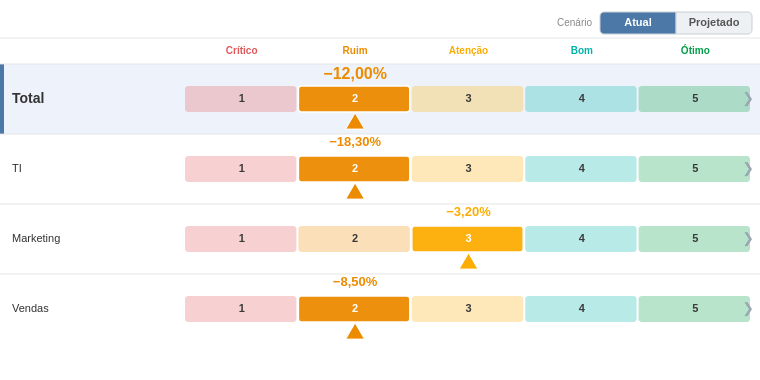

Vega-Lite specification stored for this chart:
### Vega specification from a JSON file in a GitHub repository (floating-point values rounded to 4 significant figures)
{"$schema": "https://vega.github.io/schema/vega/v6.json", "description": "PROTÓTIPO v3 (toggle Atual/Projetado; base projetada = PlanejadoAnual) — igual ao Deneb, com width/height e dataset fictício. Testar em vega.github.io/editor.", "width": 760, "height": 380, "autosize": {"type": "none", "resize": true, "contains": "padding"}, "padding": {"left": 0, "right": 0, "top": 8, "bottom": 8}, "signals": [{"name": "totalWidth", "update": "width"}, {"name": "containerH", "update": "height"}, {"name": "labelWidth", "value": 185}, {"name": "nameW", "update": "min(340, totalWidth * 0.45)"}, {"name": "barAreaWidth", "update": "totalWidth - labelWidth - 8"}, {"name": "segW", "update": "barAreaWidth / 5"}, {"name": "headerH", "value": 26}, {"name": "rowH", "value": 70}, {"name": "barH", "value": 26}, {"name": "barOffY", "value": 22}, {"name": "toolbarH", "value": 30}, {"name": "topPad", "update": "toolbarH + 46"}, {"name": "bottomPad", "value": 10}, {"name": "viewportH", "update": "max(60, containerH - topPad - bottomPad)"}, {"name": "nChild", "update": "data('children').length"}, {"name": "projRowH", "update": "nChild > 0 ? clamp(viewportH / nChild, 30, 44) : 42"}, {"name": "barHt", "update": "min(26, projRowH - 14)"}, {"name": "contentH", "update": "nChild * projRowH"}, {"name": "maxScroll", "update": "max(0, contentH - viewportH)"}, {"name": "thumbH", "update": "max(24, viewportH * (viewportH / max(contentH, 1)))"}, {"name": "chartPad", "value": 12}, {"name": "chartLeft", "update": "nameW + chartPad"}, {"name": "chartRight", "update": "totalWidth - 16"}, {"name": "centerX", "update": "(chartLeft + chartRight) / 2"}, {"name": "divMax", "update": "data('childExtent').length ? data('childExtent')[0].maxAbs : 1"}, {"name": "segW2", "value": 76}, {"name": "segProjX", "update": "totalWidth - 8 - segW2"}, {"name": "segAtualX", "update": "segProjX - segW2"}, {"name": "currentNode", "value": null, "on": [{"events": "@areaRow:click", "update": "datum.Nome"}, {"events": "@backBtn:click", "update": "null"}]}, {"name": "cenario", "value": "atual", "on": [{"events": "@segAtual:click", "update": "'atual'"}, {"events": "@segProj:click", "update": "'proj'"}]}, {"name": "scrollY", "value": 0, "on": [{"events": {"signal": "currentNode"}, "update": "0"}, {"events": {"signal": "nChild"}, "update": "0"}, {"events": {"signal": "cenario"}, "update": "0"}, {"events": {"type": "wheel", "consume": true, "filter": ["currentNode !== null"]}, "update": "clamp(scrollY + event.deltaY, 0, maxScroll)"}, {"events": "[@scrollThumb:pointerdown, window:pointerup] > window:pointermove", "update": "clamp(scrollY + event.movementY * (contentH / viewportH), 0, maxScroll)"}]}, {"name": "animMs", "value": 350}, {"name": "animStart", "value": 0, "on": [{"events": {"signal": "currentNode"}, "update": "now()"}, {"events": {"signal": "cenario"}, "update": "now()"}]}, {"name": "tRaw", "value": 1, "on": [{"events": {"type": "timer", "throttle": 20}, "update": "animStart > 0 ? min((now() - animStart) / animMs, 1) : 1"}]}, {"name": "tEase", "update": "tRaw * (2 - tRaw)"}], "data": [{"name": "dataset", "values": [{"Nome": "Total", "Pai": null, "Nivel": 1, "Ordem": 0, "Desvio": -12.0, "Nota": 2, "Planejado": 2160, "Realizado": 2420, "Projetado": 2300, "DesvioProj": 6.5, "NotaProj": 3, "PlanejadoAnual": 4400}, {"Nome": "TI", "Pai": "Total", "Nivel": 2, "Ordem": 1, "Desvio": -18.3, "Nota": 2, "Planejado": 1000, "Realizado": 1183, "Projetado": 1080, "DesvioProj": 8.0, "NotaProj": 3, "PlanejadoAnual": 2050}, {"Nome": "Marketing", "Pai": "Total", "Nivel": 2, "Ordem": 2, "Desvio": -3.2, "Nota": 3, "Planejado": 410, "Realizado": 423, "Projetado": 405, "DesvioProj": -1.2, "NotaProj": 4, "PlanejadoAnual": 820}, {"Nome": "Vendas", "Pai": "Total", "Nivel": 2, "Ordem": 3, "Desvio": -8.5, "Nota": 2, "Planejado": 750, "Realizado": 814, "Projetado": 835, "DesvioProj": 11.3, "NotaProj": 2, "PlanejadoAnual": 1530}, {"Nome": "Migração ERP Corporativo Global", "Pai": "TI", "Nivel": 3, "Ordem": 0, "Desvio": -28.0, "Nota": 1, "Planejado": 500, "Realizado": 640, "Projetado": 660, "PlanejadoAnual": 1000}, {"Nome": "Upgrade Wi-Fi", "Pai": "TI", "Nivel": 3, "Ordem": 0, "Desvio": -18.7, "Nota": 2, "Planejado": 80, "Realizado": 95, "Projetado": 98, "PlanejadoAnual": 165}, {"Nome": "Data Lake", "Pai": "TI", "Nivel": 3, "Ordem": 0, "Desvio": -10.0, "Nota": 2, "Planejado": 300, "Realizado": 330, "Projetado": 305, "PlanejadoAnual": 600}, {"Nome": "Helpdesk", "Pai": "TI", "Nivel": 3, "Ordem": 0, "Desvio": 18.3, "Nota": 4, "Planejado": 120, "Realizado": 98, "Projetado": 118, "PlanejadoAnual": 240}, {"Nome": "Portal do Colaborador", "Pai": "TI", "Nivel": 3, "Ordem": 0, "Desvio": null, "Nota": null, "Planejado": 220, "Realizado": null, "Projetado": 210, "PlanejadoAnual": 440}, {"Nome": "Segurança / SOC", "Pai": "TI", "Nivel": 3, "Ordem": 0, "Desvio": -7.0, "Nota": 3, "Planejado": 160, "Realizado": 171, "Projetado": 175, "PlanejadoAnual": 330}, {"Nome": "Backup & DR", "Pai": "TI", "Nivel": 3, "Ordem": 0, "Desvio": 4.0, "Nota": 4, "Planejado": 90, "Realizado": 86, "Projetado": 92, "PlanejadoAnual": 185}, {"Nome": "Licenças SaaS", "Pai": "TI", "Nivel": 3, "Ordem": 0, "Desvio": -12.0, "Nota": 2, "Planejado": 140, "Realizado": 157, "Projetado": 150, "PlanejadoAnual": 290}, {"Nome": "Mobile App", "Pai": "TI", "Nivel": 3, "Ordem": 0, "Desvio": 9.0, "Nota": 4, "Planejado": 110, "Realizado": 100, "Projetado": 108, "PlanejadoAnual": 225}, {"Nome": "Observabilidade", "Pai": "TI", "Nivel": 3, "Ordem": 0, "Desvio": -22.0, "Nota": 1, "Planejado": 75, "Realizado": 91, "Projetado": 80, "PlanejadoAnual": 150}, {"Nome": "Rebranding", "Pai": "Marketing", "Nivel": 3, "Ordem": 0, "Desvio": -16.6, "Nota": 2, "Planejado": 150, "Realizado": 175, "Projetado": 160, "PlanejadoAnual": 300}, {"Nome": "Campanha Verão", "Pai": "Marketing", "Nivel": 3, "Ordem": 0, "Desvio": 5.0, "Nota": 4, "Planejado": 200, "Realizado": 190, "Projetado": 205, "PlanejadoAnual": 410}, {"Nome": "SEO", "Pai": "Marketing", "Nivel": 3, "Ordem": 0, "Desvio": 3.3, "Nota": 4, "Planejado": 60, "Realizado": 58, "Projetado": 59, "PlanejadoAnual": 120}, {"Nome": "Expansão Nordeste", "Pai": "Vendas", "Nivel": 3, "Ordem": 0, "Desvio": -20.0, "Nota": 1, "Planejado": 250, "Realizado": 300, "Projetado": 315, "PlanejadoAnual": 520}, {"Nome": "CRM Novo", "Pai": "Vendas", "Nivel": 3, "Ordem": 0, "Desvio": -3.75, "Nota": 3, "Planejado": 400, "Realizado": 415, "Projetado": 430, "PlanejadoAnual": 820}, {"Nome": "Treinamento Equipe", "Pai": "Vendas", "Nivel": 3, "Ordem": 0, "Desvio": 1.0, "Nota": 4, "Planejado": 100, "Realizado": 99, "Projetado": 100, "PlanejadoAnual": 205}]}, {"name": "regua", "source": "dataset", "transform": [{"type": "filter", "expr": "datum.Nivel <= 2 && currentNode === null"}, {"type": "collect", "sort": {"field": "Ordem"}}, {"type": "formula", "as": "notaAtiva", "expr": "cenario === 'proj' ? datum.NotaProj : datum.Nota"}, {"type": "formula", "as": "desvioAtiva", "expr": "cenario === 'proj' ? datum.DesvioProj : datum.Desvio"}, {"type": "formula", "as": "rowY", "expr": "datum.Ordem * rowH + headerH + toolbarH"}]}, {"name": "empresaBand", "source": "regua", "transform": [{"type": "filter", "expr": "datum.Nivel === 1"}]}, {"name": "zonas", "source": "regua", "transform": [{"type": "formula", "as": "zoneArr", "expr": "[1, 2, 3, 4, 5]"}, {"type": "flatten", "fields": ["zoneArr"], "as": ["notaZona"]}]}, {"name": "zoneMeta", "values": [{"n": 1, "label": "Crítico"}, {"n": 2, "label": "Ruim"}, {"n": 3, "label": "Atenção"}, {"n": 4, "label": "Bom"}, {"n": 5, "label": "Ótimo"}], "transform": [{"type": "filter", "expr": "currentNode === null"}]}, {"name": "children", "source": "dataset", "transform": [{"type": "filter", "expr": "currentNode !== null && datum.Pai === currentNode"}, {"type": "formula", "as": "execAtiva", "expr": "cenario === 'proj' ? datum.Projetado : datum.Realizado"}, {"type": "formula", "as": "planAtiva", "expr": "cenario === 'proj' ? datum.PlanejadoAnual : datum.Planejado"}, {"type": "formula", "as": "plan", "expr": "isValid(datum.planAtiva) ? datum.planAtiva : 0"}, {"type": "formula", "as": "real", "expr": "isValid(datum.execAtiva) ? datum.execAtiva : 0"}, {"type": "formula", "as": "semDado", "expr": "(!isValid(datum.planAtiva)) || (!isValid(datum.execAtiva))"}, {"type": "formula", "as": "saldo", "expr": "datum.plan - datum.real"}, {"type": "formula", "as": "absSaldo", "expr": "abs(datum.saldo)"}, {"type": "collect", "sort": {"field": "absSaldo", "order": "descending"}}, {"type": "window", "ops": ["row_number"], "as": ["idx"]}]}, {"name": "childExtent", "source": "children", "transform": [{"type": "aggregate", "fields": ["absSaldo"], "ops": ["max"], "as": ["maxAbs"]}]}, {"name": "navState", "values": [{}], "transform": [{"type": "filter", "expr": "currentNode !== null"}]}], "scales": [{"name": "colorScale", "type": "ordinal", "domain": [1, 2, 3, 4, 5], "range": ["#e15759", "#ED8B00", "#fcad04", "#00b2a9", "#009e47"]}, {"name": "xDiv", "type": "linear", "zero": false, "clamp": true, "domain": [{"signal": "-divMax"}, {"signal": "divMax"}], "range": [{"signal": "chartLeft"}, {"signal": "chartRight"}]}], "marks": [{"type": "rule", "encode": {"update": {"x": {"value": 0}, "x2": {"signal": "totalWidth"}, "y": {"signal": "toolbarH"}, "stroke": {"value": "#e6e6e6"}, "strokeWidth": {"value": 1}}}}, {"type": "text", "interactive": false, "encode": {"enter": {"align": {"value": "right"}, "baseline": {"value": "middle"}, "fontSize": {"value": 10}, "fill": {"value": "#888888"}}, "update": {"x": {"signal": "segAtualX - 8"}, "y": {"value": 15}, "text": {"value": "Cenário"}}}}, {"type": "rect", "name": "segAtual", "encode": {"enter": {"cursor": {"value": "pointer"}, "stroke": {"value": "#c8ced5"}, "strokeWidth": {"value": 1}, "cornerRadiusTopLeft": {"value": 4}, "cornerRadiusBottomLeft": {"value": 4}}, "update": {"x": {"signal": "segAtualX"}, "y": {"value": 4}, "width": {"signal": "segW2"}, "height": {"value": 22}, "fill": {"signal": "cenario === 'atual' ? '#4c78a8' : '#eef1f4'"}}}}, {"type": "text", "interactive": false, "encode": {"enter": {"align": {"value": "center"}, "baseline": {"value": "middle"}, "fontSize": {"value": 11}, "fontWeight": {"value": "bold"}}, "update": {"x": {"signal": "segAtualX + segW2 / 2"}, "y": {"value": 15}, "text": {"value": "Atual"}, "fill": {"signal": "cenario === 'atual' ? '#ffffff' : '#555555'"}}}}, {"type": "rect", "name": "segProj", "encode": {"enter": {"cursor": {"value": "pointer"}, "stroke": {"value": "#c8ced5"}, "strokeWidth": {"value": 1}, "cornerRadiusTopRight": {"value": 4}, "cornerRadiusBottomRight": {"value": 4}}, "update": {"x": {"signal": "segProjX"}, "y": {"value": 4}, "width": {"signal": "segW2"}, "height": {"value": 22}, "fill": {"signal": "cenario === 'proj' ? '#4c78a8' : '#eef1f4'"}}}}, {"type": "text", "interactive": false, "encode": {"enter": {"align": {"value": "center"}, "baseline": {"value": "middle"}, "fontSize": {"value": 11}, "fontWeight": {"value": "bold"}}, "update": {"x": {"signal": "segProjX + segW2 / 2"}, "y": {"value": 15}, "text": {"value": "Projetado"}, "fill": {"signal": "cenario === 'proj' ? '#ffffff' : '#555555'"}}}}, {"type": "rect", "from": {"data": "empresaBand"}, "encode": {"update": {"x": {"value": 0}, "width": {"signal": "totalWidth"}, "y": {"signal": "datum.rowY"}, "height": {"signal": "rowH"}, "fill": {"value": "#eef3fb"}, "opacity": {"signal": "tEase"}}}}, {"type": "rect", "from": {"data": "empresaBand"}, "encode": {"update": {"x": {"value": 0}, "width": {"value": 4}, "y": {"signal": "datum.rowY"}, "height": {"signal": "rowH"}, "fill": {"value": "#4c78a8"}, "opacity": {"signal": "tEase"}}}}, {"type": "text", "from": {"data": "zoneMeta"}, "encode": {"enter": {"align": {"value": "center"}, "baseline": {"value": "middle"}, "fontSize": {"value": 10}, "fontWeight": {"value": "bold"}}, "update": {"x": {"signal": "labelWidth + (datum.n - 0.5) * segW"}, "y": {"signal": "toolbarH + headerH / 2"}, "text": {"field": "label"}, "fill": {"signal": "scale('colorScale', datum.n)"}, "limit": {"signal": "segW - 4"}, "opacity": {"signal": "tEase"}}}}, {"type": "rule", "from": {"data": "regua"}, "encode": {"enter": {"stroke": {"value": "#e0e0e0"}, "strokeWidth": {"value": 1}}, "update": {"x": {"value": 0}, "x2": {"signal": "totalWidth"}, "y": {"field": "rowY"}, "opacity": {"signal": "0.8 * tEase"}}}}, {"type": "rect", "from": {"data": "zonas"}, "encode": {"enter": {"strokeWidth": {"value": 1.5}, "cornerRadius": {"value": 3}}, "update": {"x": {"signal": "labelWidth + (datum.notaZona - 1) * segW"}, "width": {"signal": "segW - 2"}, "y": {"signal": "datum.rowY + barOffY"}, "height": {"signal": "barH"}, "fill": {"signal": "scale('colorScale', datum.notaZona)"}, "fillOpacity": {"signal": "!isValid(datum.notaAtiva) ? 0.55 : (datum.notaZona === datum.notaAtiva ? 0.95 : 0.28)"}, "stroke": {"signal": "datum.notaZona === datum.notaAtiva ? '#ffffff' : null"}, "opacity": {"signal": "tEase"}}}}, {"type": "text", "from": {"data": "zonas"}, "encode": {"enter": {"align": {"value": "center"}, "baseline": {"value": "middle"}, "fontSize": {"value": 11}, "fontWeight": {"value": "bold"}}, "update": {"x": {"signal": "labelWidth + (datum.notaZona - 0.5) * segW"}, "y": {"signal": "datum.rowY + barOffY + barH / 2"}, "text": {"signal": "'' + datum.notaZona"}, "fill": {"signal": "datum.notaZona === datum.notaAtiva ? '#ffffff' : '#3a3a3a'"}, "opacity": {"signal": "tEase"}}}}, {"type": "text", "from": {"data": "regua"}, "encode": {"enter": {"align": {"value": "left"}, "baseline": {"value": "middle"}, "fill": {"value": "#333333"}}, "update": {"x": {"value": 12}, "y": {"signal": "datum.rowY + barOffY + barH / 2"}, "text": {"field": "Nome"}, "fontSize": {"signal": "datum.Nivel === 1 ? 14 : 11"}, "fontWeight": {"signal": "datum.Nivel === 1 ? 'bold' : 'normal'"}, "limit": {"signal": "labelWidth - 20"}, "opacity": {"signal": "tEase"}}}}, {"type": "text", "from": {"data": "regua"}, "encode": {"enter": {"align": {"value": "center"}, "baseline": {"value": "top"}, "fontWeight": {"value": "bold"}}, "update": {"x": {"signal": "isValid(datum.notaAtiva) ? labelWidth + (datum.notaAtiva - 0.5) * segW : labelWidth + barAreaWidth / 2"}, "y": {"signal": "datum.rowY + 2"}, "text": {"signal": "isValid(datum.desvioAtiva) ? replace(format(datum.desvioAtiva, '.2f'), '.', ',') + '%' : '--'"}, "fontSize": {"signal": "datum.Nivel === 1 ? 16 : 13"}, "fill": {"signal": "isValid(datum.notaAtiva) ? scale('colorScale', datum.notaAtiva) : '#aaaaaa'"}, "opacity": {"signal": "tEase"}}}}, {"type": "symbol", "from": {"data": "regua"}, "encode": {"enter": {"shape": {"value": "triangle-up"}, "stroke": {"value": "white"}, "strokeWidth": {"value": 1}}, "update": {"x": {"signal": "isValid(datum.notaAtiva) ? labelWidth + (datum.notaAtiva - 0.5) * segW : -999"}, "y": {"signal": "datum.rowY + barOffY + barH + 9"}, "size": {"signal": "min(segW * 14, 350)"}, "fill": {"signal": "isValid(datum.notaAtiva) ? scale('colorScale', datum.notaAtiva) : 'transparent'"}, "opacity": {"signal": "(isValid(datum.notaAtiva) ? 1 : 0) * tEase"}}}}, {"type": "text", "from": {"data": "regua"}, "encode": {"enter": {"align": {"value": "center"}, "baseline": {"value": "middle"}, "fontSize": {"value": 14}, "fill": {"value": "#9aa6b2"}}, "update": {"x": {"signal": "totalWidth - 12"}, "y": {"signal": "datum.rowY + barOffY + barH / 2"}, "text": {"value": "❯"}, "opacity": {"signal": "tEase"}}}}, {"type": "rect", "name": "areaRow", "from": {"data": "regua"}, "encode": {"enter": {"cursor": {"value": "pointer"}, "fill": {"value": "#4c78a8"}}, "update": {"x": {"value": 0}, "width": {"signal": "totalWidth"}, "y": {"signal": "datum.rowY"}, "height": {"signal": "rowH"}, "fillOpacity": {"value": 0}, "tooltip": {"signal": "{'Nó': datum.Nome, 'Desvio atual': isValid(datum.Desvio) ? replace(format(datum.Desvio, '.2f'), '.', ',') + '%' : '--', 'Nota atual': isValid(datum.Nota) ? datum.Nota : '--', 'Desvio projetado': isValid(datum.DesvioProj) ? replace(format(datum.DesvioProj, '.2f'), '.', ',') + '%' : '--', 'Nota projetada': isValid(datum.NotaProj) ? datum.NotaProj : '--'}"}}, "hover": {"fillOpacity": {"value": 0.1}}}}, {"type": "rule", "from": {"data": "navState"}, "encode": {"update": {"x": {"signal": "centerX"}, "y": {"signal": "topPad"}, "y2": {"signal": "topPad + min(contentH, viewportH)"}, "stroke": {"value": "#9aa6b2"}, "strokeWidth": {"value": 1.5}, "opacity": {"signal": "tEase"}}}}, {"type": "text", "from": {"data": "navState"}, "encode": {"enter": {"align": {"value": "right"}, "baseline": {"value": "bottom"}, "fontSize": {"value": 10}, "fill": {"value": "#c0504d"}}, "update": {"x": {"signal": "centerX - 8"}, "y": {"signal": "topPad - 8"}, "text": {"value": "◄ Estouro (gastou mais)"}, "opacity": {"signal": "tEase"}}}}, {"type": "text", "from": {"data": "navState"}, "encode": {"enter": {"align": {"value": "left"}, "baseline": {"value": "bottom"}, "fontSize": {"value": 10}, "fill": {"value": "#4e9a51"}}, "update": {"x": {"signal": "centerX + 8"}, "y": {"signal": "topPad - 8"}, "text": {"value": "Economia (gastou menos) ►"}, "opacity": {"signal": "tEase"}}}}, {"type": "group", "name": "drillScroll", "clip": true, "encode": {"update": {"x": {"value": 0}, "y": {"signal": "topPad"}, "width": {"signal": "totalWidth"}, "height": {"signal": "viewportH"}}}, "marks": [{"type": "rect", "from": {"data": "children"}, "encode": {"enter": {"cornerRadius": {"value": 3}}, "update": {"x": {"signal": "centerX + (scale('xDiv', min(datum.saldo, 0)) - centerX) * tEase"}, "x2": {"signal": "centerX + (scale('xDiv', max(datum.saldo, 0)) - centerX) * tEase"}, "y": {"signal": "(datum.idx - 1) * projRowH - scrollY + (projRowH - barHt) / 2"}, "height": {"signal": "barHt"}, "fill": {"signal": "datum.semDado ? '#c7ccd1' : (datum.saldo < 0 ? '#e15759' : '#009e47')"}, "opacity": {"signal": "tEase"}, "tooltip": {"signal": "{'Item': datum.Nome, 'Planejado (acum.)': isValid(datum.Planejado) ? 'R$ ' + replace(format(datum.Planejado, ',.0f'), /,/g, '.') + ' mil' : '—', 'Realizado': isValid(datum.Realizado) ? 'R$ ' + replace(format(datum.Realizado, ',.0f'), /,/g, '.') + ' mil' : '—', 'Planejado anual': isValid(datum.PlanejadoAnual) ? 'R$ ' + replace(format(datum.PlanejadoAnual, ',.0f'), /,/g, '.') + ' mil' : '—', 'Projetado': isValid(datum.Projetado) ? 'R$ ' + replace(format(datum.Projetado, ',.0f'), /,/g, '.') + ' mil' : '—', 'Base': cenario === 'proj' ? 'anual − projetado' : 'acum. − realizado', 'Saldo': (datum.saldo < 0 ? '−' : '+') + 'R$ ' + replace(format(datum.absSaldo, ',.0f'), /,/g, '.') + ' mil'}"}}}}, {"type": "text", "from": {"data": "children"}, "encode": {"enter": {"align": {"value": "left"}, "baseline": {"value": "middle"}, "fill": {"value": "#333333"}, "fontSize": {"value": 11}}, "update": {"x": {"value": 6}, "y": {"signal": "(datum.idx - 1) * projRowH - scrollY + projRowH / 2"}, "text": {"field": "Nome"}, "limit": {"signal": "nameW - 12"}, "opacity": {"signal": "tEase"}}}}, {"type": "text", "from": {"data": "children"}, "encode": {"enter": {"baseline": {"value": "middle"}, "fontSize": {"value": 11}, "fontWeight": {"value": "bold"}}, "update": {"x": {"signal": "(centerX + (scale('xDiv', datum.saldo) - centerX) * tEase) + ((datum.saldo < 0 ? ((scale('xDiv', datum.saldo) - nameW) < 90) : ((totalWidth - scale('xDiv', datum.saldo)) < 90)) ? (datum.saldo < 0 ? 5 : -5) : (datum.saldo < 0 ? -5 : 5))"}, "y": {"signal": "(datum.idx - 1) * projRowH - scrollY + projRowH / 2"}, "align": {"signal": "(datum.saldo < 0 ? ((scale('xDiv', datum.saldo) - nameW) < 90) : ((totalWidth - scale('xDiv', datum.saldo)) < 90)) ? (datum.saldo < 0 ? 'left' : 'right') : (datum.saldo < 0 ? 'right' : 'left')"}, "text": {"signal": "(datum.semDado ? '' : (datum.saldo < 0 ? '−' : '+')) + 'R$ ' + replace(format(datum.absSaldo, ',.0f'), /,/g, '.') + ' mil'"}, "fill": {"signal": "(datum.saldo < 0 ? ((scale('xDiv', datum.saldo) - nameW) < 90) : ((totalWidth - scale('xDiv', datum.saldo)) < 90)) ? '#ffffff' : (datum.semDado ? '#7a7f85' : (datum.saldo < 0 ? '#e15759' : '#009e47'))"}, "opacity": {"signal": "tEase"}}}}]}, {"type": "rect", "from": {"data": "navState"}, "encode": {"update": {"x": {"signal": "totalWidth - 6"}, "width": {"value": 4}, "y": {"signal": "topPad"}, "height": {"signal": "viewportH"}, "fill": {"value": "#ececec"}, "cornerRadius": {"value": 2}, "opacity": {"signal": "maxScroll > 0 ? tEase : 0"}}}}, {"type": "rect", "name": "scrollThumb", "from": {"data": "navState"}, "encode": {"enter": {"cursor": {"value": "pointer"}}, "update": {"x": {"signal": "totalWidth - 6"}, "width": {"value": 4}, "height": {"signal": "thumbH"}, "y": {"signal": "topPad + (maxScroll > 0 ? (viewportH - thumbH) * (scrollY / maxScroll) : 0)"}, "fill": {"value": "#b0b0b0"}, "cornerRadius": {"value": 2}, "opacity": {"signal": "maxScroll > 0 ? tEase : 0"}}}}, {"type": "group", "name": "backBtn", "from": {"data": "navState"}, "encode": {"enter": {"cursor": {"value": "pointer"}}, "update": {"x": {"value": 0}, "y": {"signal": "toolbarH + 6"}, "width": {"value": 96}, "height": {"value": 26}, "fill": {"value": "#f0f0f0"}, "stroke": {"value": "#cccccc"}, "cornerRadius": {"value": 4}, "opacity": {"signal": "tEase"}}}, "marks": [{"type": "text", "interactive": false, "encode": {"enter": {"align": {"value": "center"}, "baseline": {"value": "middle"}, "fill": {"value": "#444444"}, "fontSize": {"value": 11}, "fontWeight": {"value": "bold"}}, "update": {"x": {"value": 48}, "y": {"value": 13}, "text": {"value": "← Voltar"}}}}]}, {"type": "text", "from": {"data": "navState"}, "encode": {"enter": {"align": {"value": "left"}, "baseline": {"value": "middle"}, "fill": {"value": "#333333"}, "fontSize": {"value": 13}, "fontWeight": {"value": "bold"}}, "update": {"x": {"value": 108}, "y": {"signal": "toolbarH + 15"}, "text": {"signal": "'Ofensores · ' + currentNode + (cenario === 'proj' ? '  (projetado)' : '')"}, "opacity": {"signal": "tEase"}}}}, {"type": "text", "from": {"data": "navState"}, "encode": {"enter": {"align": {"value": "left"}, "baseline": {"value": "middle"}, "fill": {"value": "#9aa6b2"}, "fontSize": {"value": 10}}, "update": {"x": {"value": 108}, "y": {"signal": "toolbarH + 31"}, "text": {"value": "Valores em R$ mil"}, "opacity": {"signal": "tEase"}}}}]}
